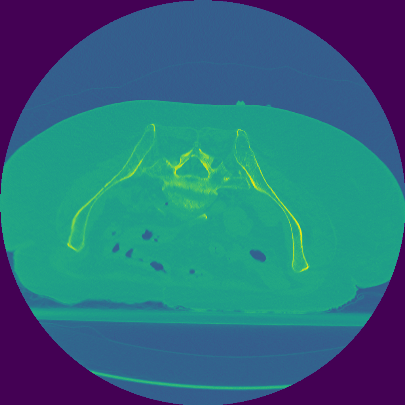
#> input picture gym-teen_2/cadaver_slice_117.png, 405 x 405 px
$ jupyter execute mmh.ipynb
#> lines starting #> are read from the running program, lines starting #| are printed output that depends on the picture
[cell 1]
import numpy as np
import matplotlib.pyplot as plt
import seaborn as sns
from PIL import Image

[cell 2]
im117 = Image.open('cadaver_slice_117.png').convert('L')
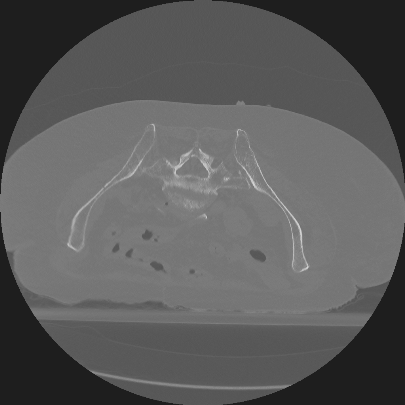
#> im117: PIL image 405x405 L; min 30, max 215, mean 90.9

[cell 3]
im117.save('cadaver_slice_117_grey.png')

[cell 4]
im117n = np.array(im117)

[cell 5]
fig,ax = plt.subplots(figsize=(8,8))
plt.imshow(im117n)

[cell 6]
404-60

[cell 7]
tmin = 10000
tmax = 0
tminidx = (0,0)
tmaxidx = (0,0)
for i in range(100,200):
    for j in range(100,200):
        #i = i+100
        #j = j+100
        print(i,j)
        ttpatch = im117n[i:i+60,:]
        tmean = np.mean(ttpatch[:,j:j+60])
        print(tmean)
        if tmean < tmin:
            tmin = tmean
            tminidx = (i,j)
        if tmean > tmax:
            tmax = tmean
            tmaxidx = (i,j)
#> after the loop, tmax = 132; tmaxidx = (151, 158); tmin = 118.3; tminidx = (100, 199)

[cell 8]
tmax
#> Out = 132

[cell 9]
tmin = 10000
tmax = 0
tminidx = (0,0)
tmaxidx = (0,0)
for i in range(344):
    for j in range(344):
        #print(i,j)
        ttpatch = im117n[i:i+60,:]
        tmean = np.mean(ttpatch[:,j:j+60])
        #print()
        if tmean < tmin:
            tmin = tmean
            tminidx = (i,j)
        if tmean > tmax:
            tmax = tmean
            tmaxidx = (i,j)
#> after the loop, tmax = 132; tmin = 30; tminidx = (0, 0)

[cell 10]
tmin
#> Out = 30

[cell 11]
tmax
#> Out = 132

[cell 12]
tmaxidx
#> Out = (151, 158)

[cell 13]
tpatch = im117n[151:151+60,:].copy()
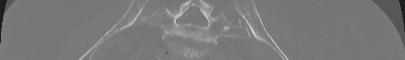
#> tpatch: shape (60, 405); min 30, max 211, mean 121.1

[cell 14]
plt.imshow(tpatch)

[cell 15]
plt.imshow(tpatch[:,158:158+60])
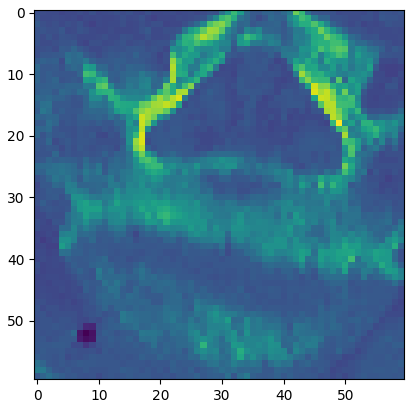
#> figure drawn by matplotlib, 1 panel

[cell 16]
np.mean(tpatch[:,160:200])
#> Out = 131.4
